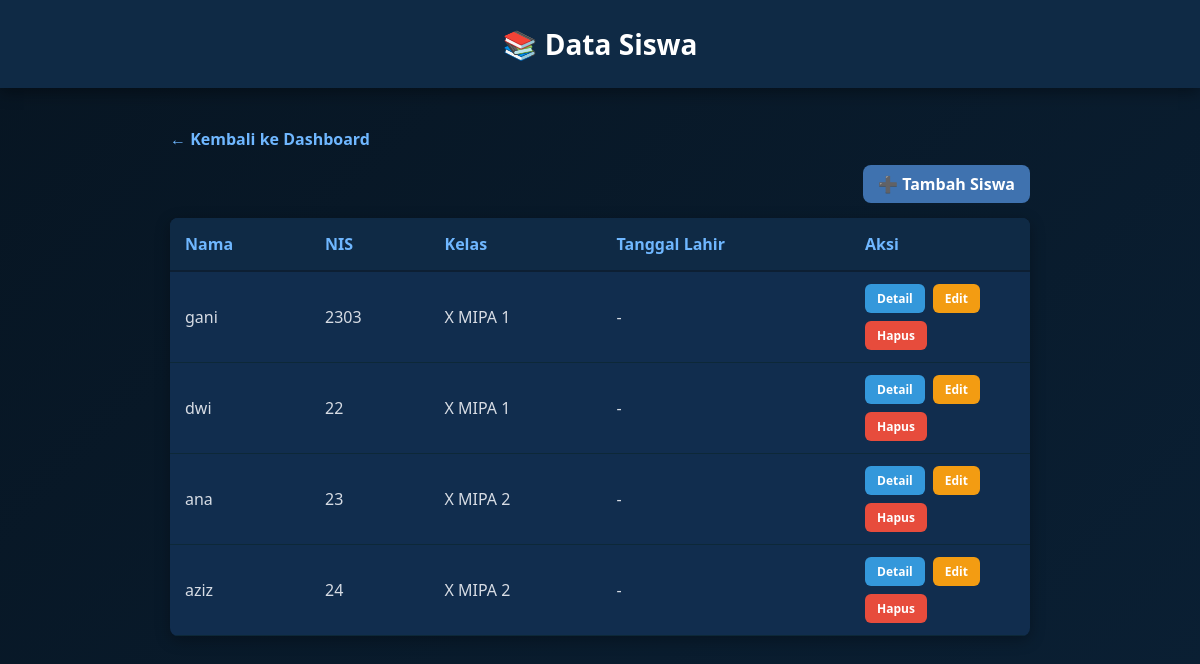
The page /siswa/list/ on the database its author committed.
### siswa/models.py (models this page shows, shortened)
class Siswa(models.Model):
    nis = models.CharField(max_length=10, primary_key=True)
    nama = models.CharField(max_length=100)
    kelas = models.CharField(max_length=20, blank=True)
    tempat_lahir = models.CharField(max_length=100, blank=True)
    tanggal_lahir = models.DateField(null=True, blank=True)
    alamat = models.TextField(blank=True)
    telepon = models.CharField(max_length=15, blank=True)
    nama_orang_tua = models.CharField(max_length=100, blank=True)
    created_at = models.DateTimeField(auto_now_add=True)
    user = models.OneToOneField(
        'auth.User',
        on_delete=models.CASCADE,
        null=True,
        blank=True
    )
    class Meta:
        verbose_name_plural = "Siswa"

### siswa/views.py (the view)
# urls.py: path('list/', views.siswa_list, name='siswa_list'),
def siswa_list(request):
    data = Siswa.objects.all()
    return render(request, "siswa_app/list.html", {"siswa": data})

### siswa/templates/siswa_app/list.html (shortened to what this page needs)
<!DOCTYPE html>
<html lang="id">
<head>
</head>
<body>
    <header>📚 Data Siswa</header>
    <div class="wrapper">
        <a href="{% url 'index' %}" class="back">← Kembali ke Dashboard</a>
        <div class="top-actions">
            <a href="{% url 'siswa_tambah' %}" class="button">➕ Tambah  Siswa</a>
        </div>
        <table>
            <thead>
                <tr>
                    <th>Nama</th>
                    <th>NIS</th>
                    <th>Kelas</th>
                    <th>Tanggal Lahir</th>
                    <th width="180px">Aksi</th>
                </tr>
            </thead>
            <tbody>
                {% for s in siswa %}
                <tr>
                    <td>{{ s.nama }}</td>
                    <td>{{ s.nis }}</td>
                    <td>{{ s.kelas|default:"-" }}</td>
                    <td>{{ s.tanggal_lahir|default:"-" }}</td>
                    <td>
                        <div class="action-buttons">
                            <a href="{% url 'siswa_detail' s.nis %}" class="btn-action btn-detail">Detail</a>
                            <a href="{% url 'siswa_edit' s.nis %}" class="btn-action btn-edit">Edit</a>
                            <a href="{% url 'siswa_hapus' s.nis %}" class="btn-action btn-hapus">Hapus</a>
                        </div>
                    </td>
                </tr>
                {% empty %}
                <tr>
                    <td colspan="5" class="empty-message">Belum ada data siswa</td>
                </tr>
                {% endfor %}
            </tbody>
        </table>
    </div>
</body>
</html>

### siswa/templates/siswa_app/list.html (style rules this page uses)
* { margin: 0; padding: 0; box-sizing: border-box; }
body { font-family: "Segoe UI", sans-serif; background: linear-gradient(135deg, #071522, #0a1f33); color: #e6e6e6; }
header { background: #0f2a45; padding: 25px 0; text-align: center; font-size: 28px; font-weight: 600; color: #fff; box-shadow: 0 4px 15px rgba(0,0,0,0.4); }
.wrapper { max-width: 900px; margin: 40px auto; padding: 0 20px; }
a.back { display: inline-block; margin-bottom: 15px; color: #6fb7ff; text-decoration: none; font-weight: bold; }
.top-actions { margin-bottom: 15px; text-align: right; }
a.button { display: inline-block; padding: 8px 15px; background: #3f72af; color: #fff; border-radius: 8px; text-decoration: none; font-weight: bold; transition: 0.3s; margin-left: 5px; }
table { width: 100%; border-collapse: collapse; background: #112d4e; border-radius: 8px; overflow: hidden; box-shadow: 0 4px 15px rgba(0,0,0,0.3); }
thead { background: #0f2a45; }
th { padding: 15px; text-align: left; color: #6fb7ff; font-weight: 600; border-bottom: 2px solid #0d1f33; }
td { padding: 12px 15px; color: #d7dce4; border-bottom: 1px solid #0d2838; }
.action-buttons { display: flex; gap: 8px; flex-wrap: wrap; }
.btn-action { padding: 6px 12px; border: none; border-radius: 6px; font-weight: 600; font-size: 12px; cursor: pointer; text-decoration: none; transition: all 0.3s ease; display: inline-block; }
.btn-detail { background: #3498db; color: white; }
.btn-edit { background: #f39c12; color: white; }
.btn-hapus { background: #e74c3c; color: white; }

### rows shown on the page
Siswa: nama "gani", nis "2303", kelas "X MIPA 1", tanggal_lahir "-"
Siswa: nama "dwi", nis "22", kelas "X MIPA 1", tanggal_lahir "-"
Siswa: nama "ana", nis "23", kelas "X MIPA 2", tanggal_lahir "-"
Siswa: nama "aziz", nis "24", kelas "X MIPA 2", tanggal_lahir "-"
